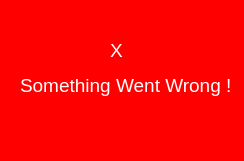
<?xml version="1.0" encoding="UTF-8"?>
<ui version="4.0">
 <class>error</class>
 <widget class="QDialog" name="error">
  <property name="geometry">
   <rect>
    <x>0</x>
    <y>0</y>
    <width>244</width>
    <height>161</height>
   </rect>
  </property>
  <property name="maximumSize">
   <size>
    <width>244</width>
    <height>161</height>
   </size>
  </property>
  <property name="windowTitle">
   <string>error</string>
  </property>
  <property name="styleSheet">
   <string notr="true">background-color: rgb(255, 0, 0);</string>
  </property>
  <widget class="QLabel" name="label">
   <property name="geometry">
    <rect>
     <x>20</x>
     <y>60</y>
     <width>251</width>
     <height>51</height>
    </rect>
   </property>
   <property name="styleSheet">
    <string notr="true">color: rgb(255, 255, 255);
font-size:19px;</string>
   </property>
   <property name="text">
    <string>Something Went Wrong !</string>
   </property>
  </widget>
  <widget class="QLabel" name="label_2">
   <property name="geometry">
    <rect>
     <x>110</x>
     <y>30</y>
     <width>251</width>
     <height>41</height>
    </rect>
   </property>
   <property name="styleSheet">
    <string notr="true">color: rgb(255, 255, 255);
font-size:19px;</string>
   </property>
   <property name="text">
    <string>X</string>
   </property>
  </widget>
 </widget>
 <resources/>
 <connections/>
</ui>
